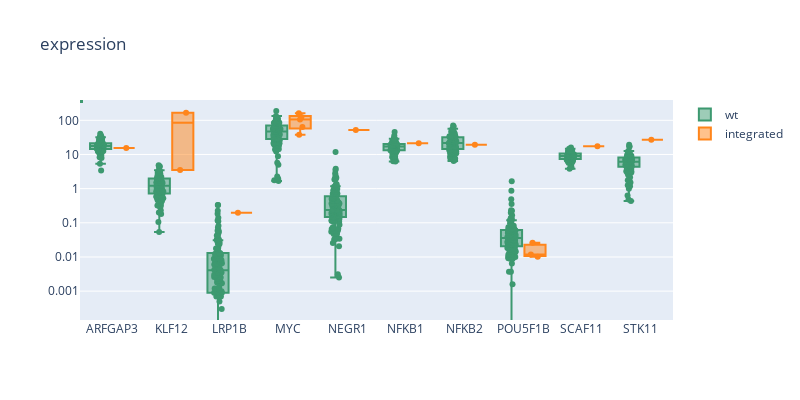

Notebook cell for this chart:
### Code cell
### plotly plot boxplot with all boxpoint, use grouped boxplots
### currently don't know how to color points based on additional categorical variables
f = '/projects/trans_scratch/validations/workspace/szong/development/genomics_data_analysis/visualization/rpkms_long.csv'

df = pd.read_csv(f)
data = []
genes = df.gene.unique()
clrs = ['#3D9970', '#FF851B']
int_status = df.integration.unique()
int_status

for i, c in zip(int_status, clrs):
    dftmp = df[df.integration==i]
    bi = [go.Box(y=dftmp['rpkm'], 
           x=dftmp['gene'],
           name=i,
           marker=dict(color=c),
           boxpoints='all',
           pointpos=0,
           jitter=.4,
           text=dftmp['patient'])]
    data += bi

layout=go.Layout(title='expression',
                width=800,
                height=400,
                yaxis=dict(type='log', autorange=True),
                boxmode='group',
                boxgroupgap=0.1,
                boxgap=0.2)

fig = go.Figure(data=data, layout=layout)

iplot(fig)

### Figure 1 — Plotly figure (JSON) as saved in the notebook; plotly's stock layout.template omitted (floating-point values rounded to 4 significant figures; data arrays with more than 128 entries replaced by an {"elided": "..."} marker saying what was removed)
{"data": [{"boxpoints": "all", "jitter": 0.4, "marker": {"color": "#3D9970"}, "name": "wt", "pointpos": 0, "text": {"elided": "1163 str values"}, "type": "box", "x": {"elided": "1163 str values"}, "y": {"elided": "1163 float values"}}, {"boxpoints": "all", "jitter": 0.4, "marker": {"color": "#FF851B"}, "name": "integrated", "pointpos": 0, "text": ["HTMCP-03-06-02002", "HTMCP-03-06-02040", "HTMCP-03-06-02047", "HTMCP-03-06-02063", "HTMCP-03-06-02058", "HTMCP-03-06-02110", "HTMCP-03-06-02149", "HTMCP-03-06-02267", "HTMCP-03-06-02322", "HTMCP-03-06-02330", "HTMCP-03-06-02020", "HTMCP-03-06-02020", "HTMCP-03-06-02058", "HTMCP-03-06-02110", "HTMCP-03-06-02267", "HTMCP-03-06-02006", "HTMCP-03-06-02046"], "type": "box", "x": ["ARFGAP3", "KLF12", "KLF12", "LRP1B", "MYC", "MYC", "MYC", "MYC", "MYC", "NEGR1", "NFKB1", "NFKB2", "POU5F1B", "POU5F1B", "POU5F1B", "SCAF11", "STK11"], "y": [15.57, 3.518, 165.9, 0.1962, 64.21, 105.1, 125.8, 160.6, 37.92, 52.45, 21.22, 19.13, 0.0119, 0.0102, 0.0262, 17.55, 26.92]}], "layout": {"boxgap": 0.2, "boxgroupgap": 0.1, "boxmode": "group", "height": 400, "title": {"text": "expression"}, "width": 800, "yaxis": {"autorange": true, "type": "log"}}}
